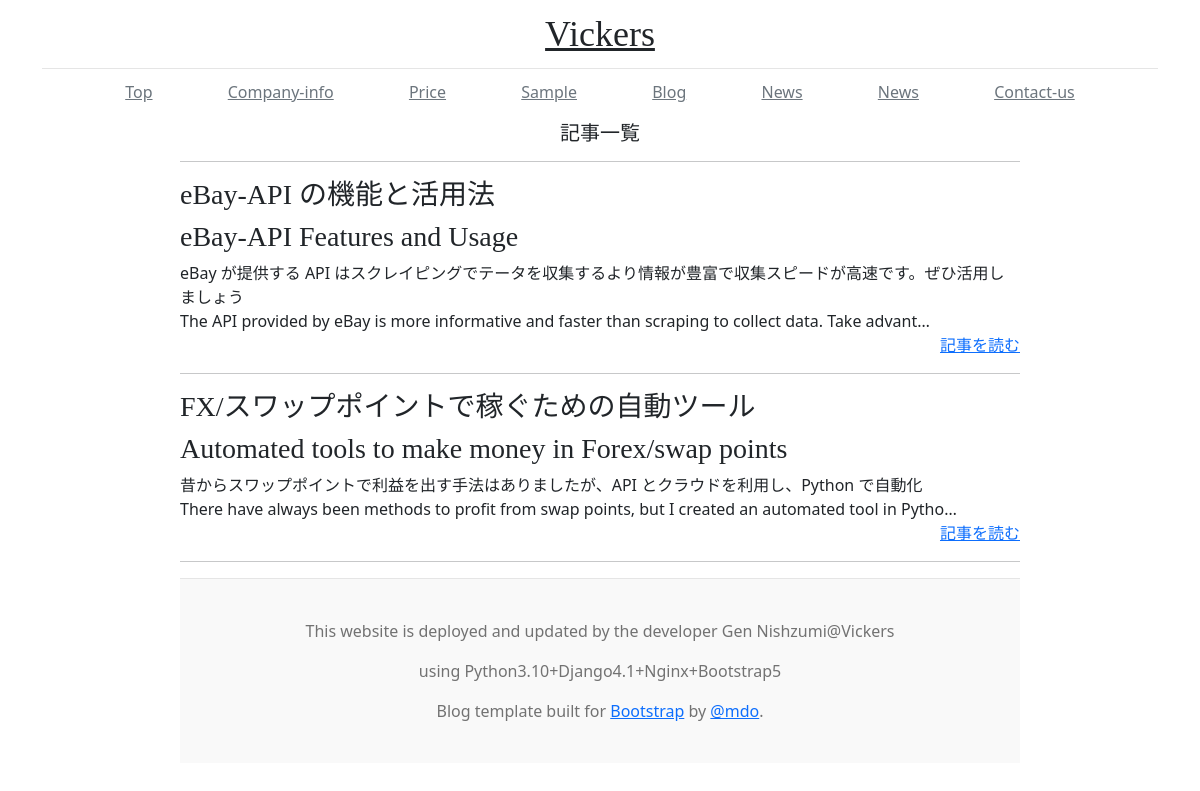
/detail_all, run on an earlier commit of the app's database.
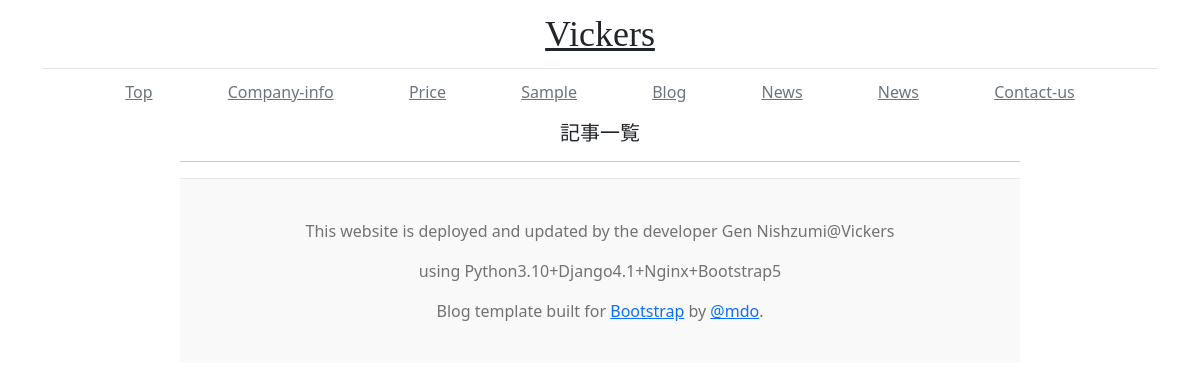
And on a later commit of the database.
### blogs/models.py (models this page shows, shortened)
class Blog(models.Model):
    title_en = models.CharField('title_en', blank=False, null=False, max_length=150)
    title_ja = models.CharField('title_ja', blank=False, null=False, max_length=150)
    text_en = models.TextField('text_en', blank=True)
    text_ja = models.TextField('text_ja', blank=True)
    created_datetime = models.DateTimeField('create_day', auto_now_add=True)
    updated_datetime = models.DateTimeField('update_day', auto_now=True)
    category = models.ForeignKey(Category, verbose_name='category', on_delete=models.PROTECT)

### blogs/views.py (the view)
# urls.py: path('detail_all', views.detail_all, name='detail_all'),
def detail_all(request):
    blog_all = Blog.objects.order_by('-id')
    return render(request, 'blogs/detail_all.html', {'blog_all': blog_all})

### blogs/templates/blogs/detail_all.html
{% extends "blogs/base.html" %}
{% block content %}
    <h5 style="text-align: center;">記事一覧</h5>
  <div style="width: 70%;margin: 0px auto;">
    <hr />
    {% for blog in blog_all %}
    <div>
      <h3>{{ blog.title_ja }}</h3>
      <h3>{{ blog.title_en }}</h3>
      <div>{{ blog.text_ja | truncatechars:100 }}</div>
      <div>{{ blog.text_en | truncatechars:100 }}</div>
      <div style="text-align: right;">
        <a href="{% url 'blogs:detail' blog_id=blog.id %}">記事を読む</a>
      </div>
    </div>
    <hr />
    {% endfor %}
{% endblock %}

What changed in the data, as far as the page shows it:
removed Blog: title_ja "eBay-API の機能と活用法", title_en "eBay-API Features and Usage", text_ja "eBay が提供する API はスクレイピングでテータを収集するより情報が豊富で収集スピードが高速です。ぜひ活用しましょう", text_en "The API provided by eBay is more informative and faster than scraping to collect data. Take advant…"
removed Blog: title_ja "FX/スワップポイントで稼ぐための自動ツール", title_en "Automated tools to make money in Forex/swap points", text_ja "昔からスワップポイントで利益を出す手法はありましたが、API とクラウドを利用し、Python で自動化", text_en "There have always been methods to profit from swap points, but I created an automated tool in Pytho…"
